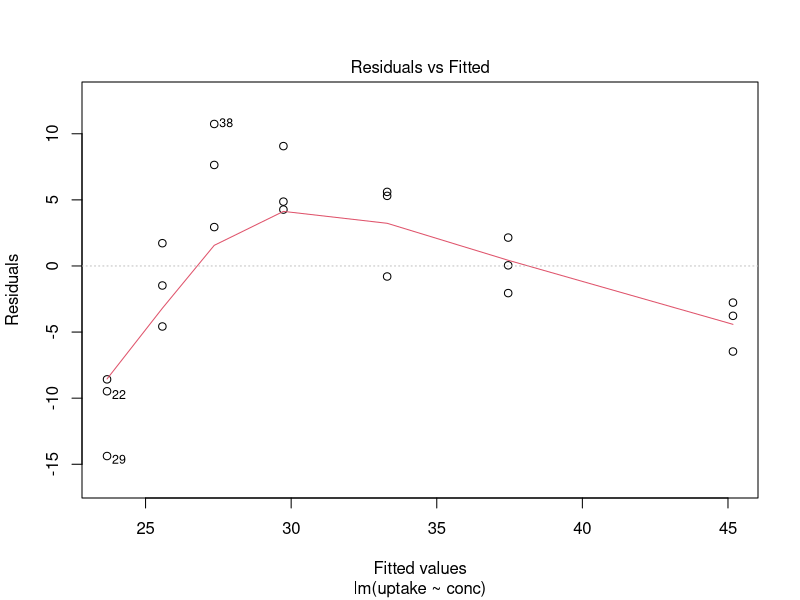
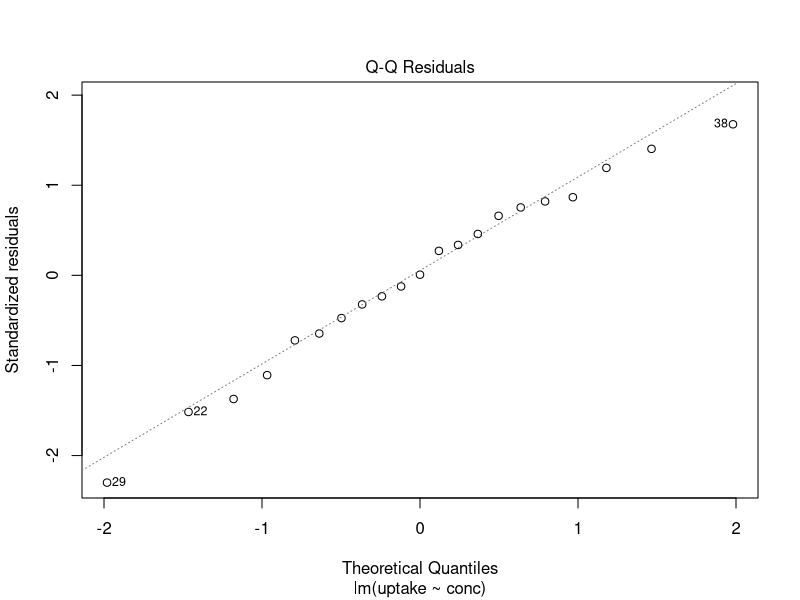
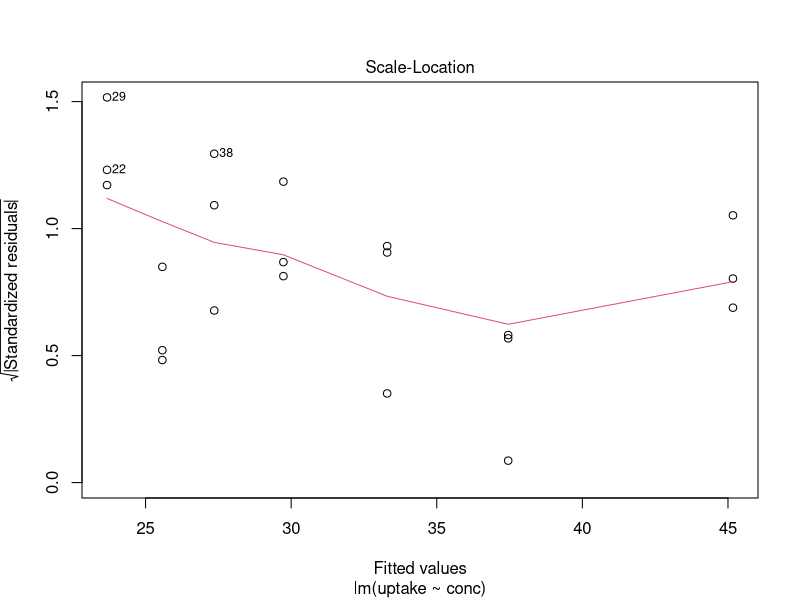
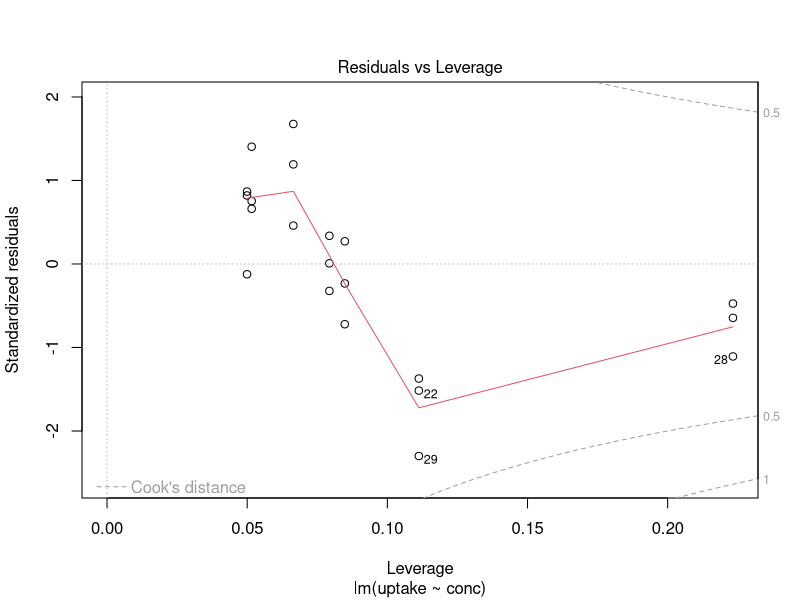
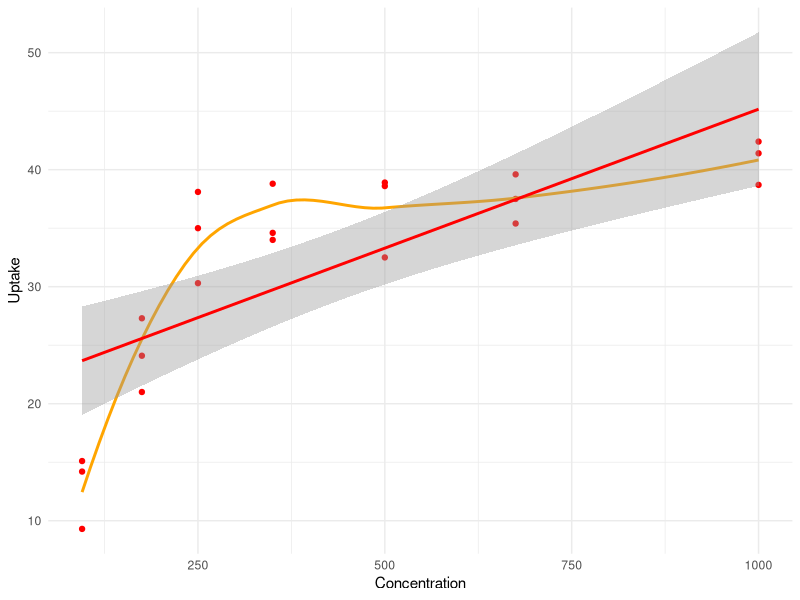
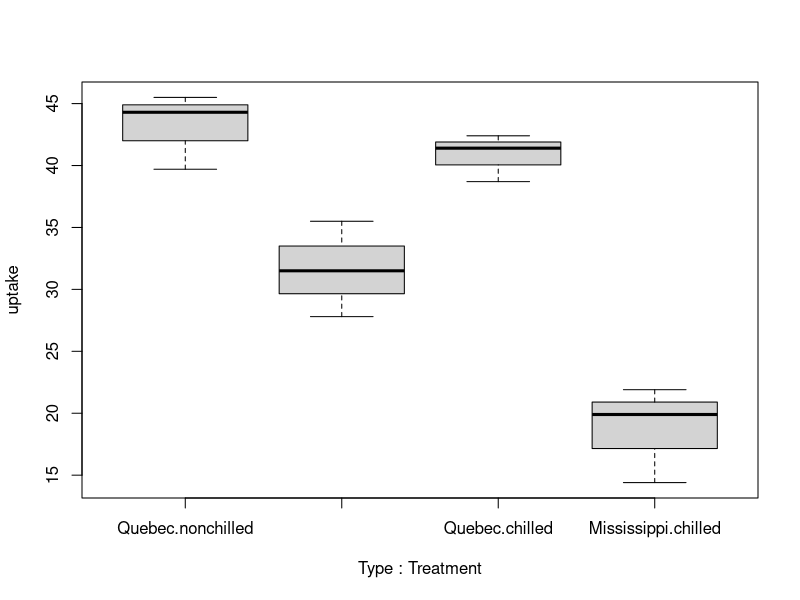
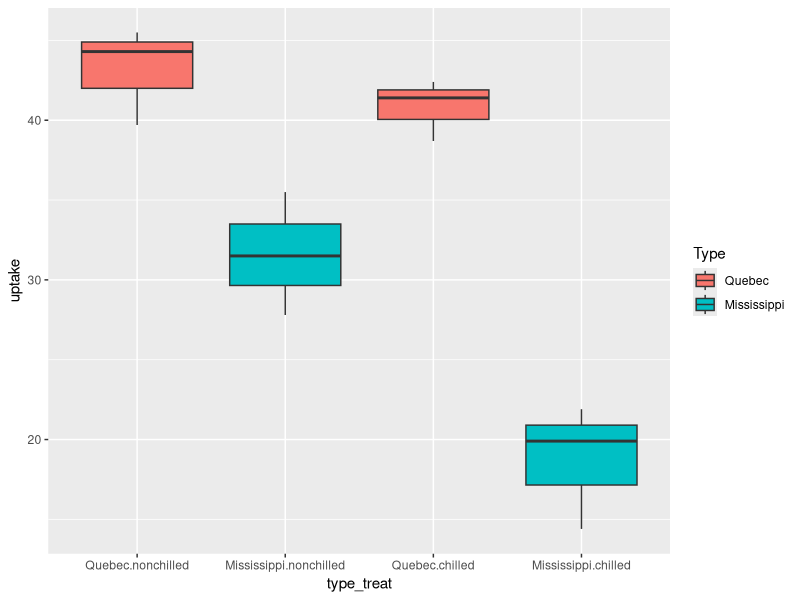

Write R code to recreate these figures, in order.
## ---- chunk 1
knitr::opts_chunk$set(echo = TRUE)
## ---- chunk 2
chilledQuebec = subset(CO2, Type == "Quebec" & Treatment == "chilled")
head(chilledQuebec)
## ---- chunk 3
str(chilledQuebec)
## ---- chunk 4
chilledQuebecLM = lm(uptake ~ conc, data = chilledQuebec)
summary(chilledQuebecLM)
## ---- chunk 5
#plot(chilledQuebec$conc, chilledQuebec$uptake)
#abline(lm(uptake ~ conc, data = chilledQuebec))
plot(chilledQuebecLM)
## ---- chunk 6
library(ggplot2)

ggplot(chilledQuebec, aes(x = conc, y = uptake)) +
  labs(x = "Concentration", y = "Uptake") +
  theme_minimal() +
  geom_point(color = "red") +
  geom_smooth(method = "loess", se=FALSE, col="orange") + 
  stat_smooth(method = "lm", col = "red")
## ---- chunk 7
cor.test(x = chilledQuebec$conc, y = chilledQuebec$uptake, method = "spearman", exact = FALSE)
## ---- chunk 8
cor.test(x = chilledQuebec$conc, y = chilledQuebec$uptake, method = "pearson", exact = FALSE)
## ---- chunk 9
CO2_1000 = subset(CO2, conc == 1000)
head(CO2_1000)
## ---- chunk 10
CO2_1000_lm_type = lm(uptake ~ Type, data = CO2_1000)
summary(CO2_1000_lm_type)
## ---- chunk 11
CO2_1000_aov_type = aov(uptake ~ Type, data = CO2_1000)
summary(CO2_1000_aov_type)
## ---- chunk 12
CO2_1000_lm_treat = lm(uptake ~ Treatment, data = CO2_1000)
summary(CO2_1000_lm_treat)
## ---- chunk 13
CO2_1000_aov_treat = aov(uptake ~ Treatment, data = CO2_1000)
summary(CO2_1000_aov_treat)
## ---- chunk 14
CO2_1000_lm = lm(uptake ~ Type * Treatment, data = CO2_1000)
summary(CO2_1000_lm)
## ---- chunk 15
CO2_1000_aov = aov(uptake ~ Type * Treatment, data = CO2_1000)
summary(CO2_1000_aov)
## ---- chunk 16
boxplot(uptake ~ Type * Treatment, data = CO2_1000)

## ---- chunk 17
library(ggplot2)
CO2_1000$type_treat <- interaction(CO2_1000$Type, CO2_1000$Treatment)
ggplot(aes(y = uptake, x = type_treat, fill = Type), data = CO2_1000) + geom_boxplot()
## ---- chunk 18

#
